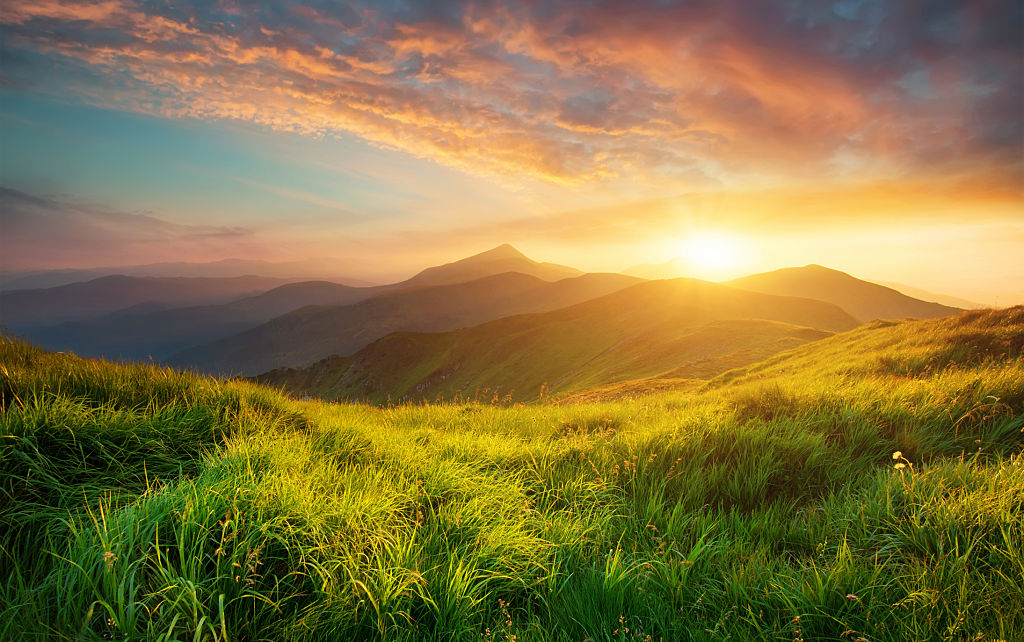
#> input picture DIP/image.jpg, 1024 x 642 px
$ python 7.py
#> lines starting #> are read from the running program, lines starting #| are printed output that depends on the picture
import cv2
import matplotlib
matplotlib.use('Qt5Agg')  # or 'Qt5Agg', or 'GTK3Agg'
from matplotlib import pyplot as plt
# Load images using OpenCV

im = cv2.imread('image.jpg',0)
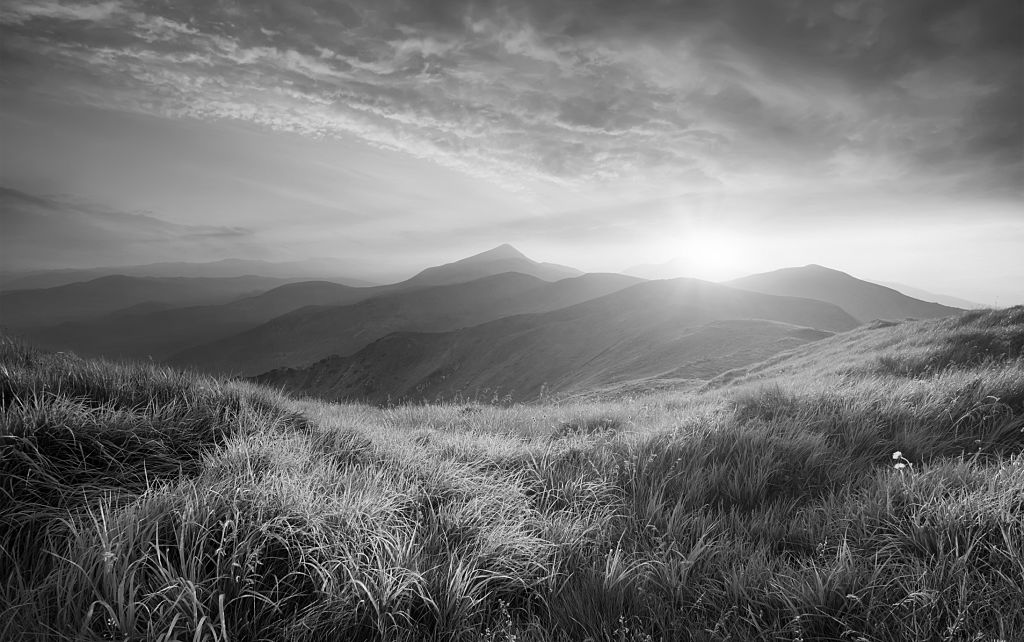
#> im: shape (642, 1024); min 0, max 255, mean 116.5
print(im.shape)
#| (642, 1024)
# Histogram of the original Image
hist_im = cv2.calcHist([im],[0],None,[256],[0,256])
#> hist_im = 256 values, max 4656 at index 88, min 50 at index 255, mean 2568
# Normalize the histogram of the original Image
hist_im=hist_im/hist_im.sum()
#> hist_im = 256 values, max 0.00708 at index 88, min 7.61e-05 at index 255, mean 0.00391
equ_im = cv2.equalizeHist(im)
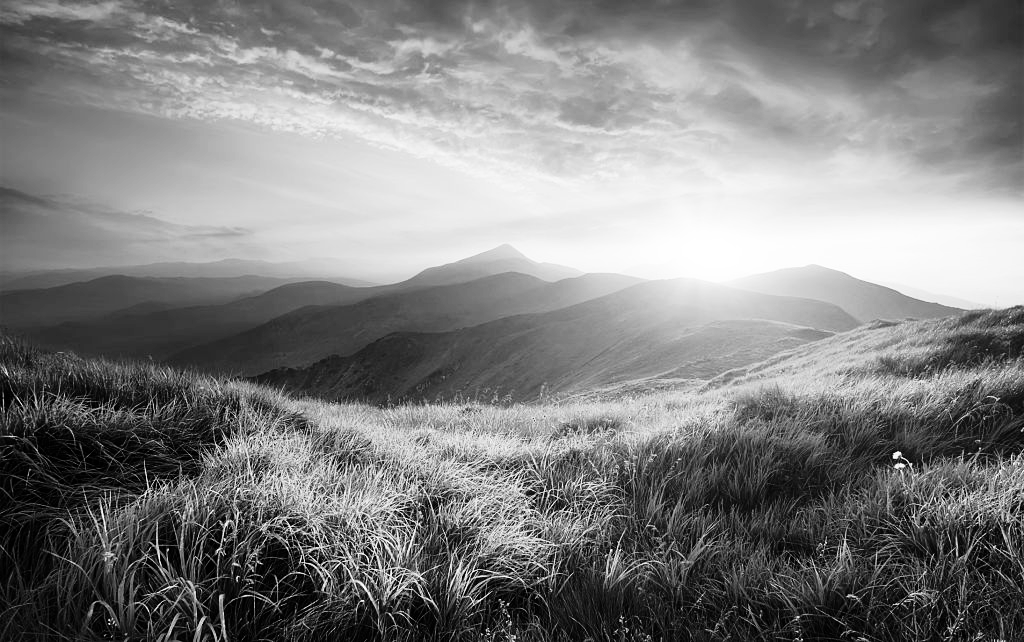
#> equ_im: shape (642, 1024); min 0, max 255, mean 127.6
hist_equ_im = cv2.calcHist([equ_im],[0],None,[256],[0,256])
#> hist_equ_im = 256 values, max 4774 at index 26, min 0 at index 36, mean 2568
hist_equ_im=hist_equ_im/hist_equ_im.sum()
#> hist_equ_im = 256 values, max 0.00726 at index 26, min 0 at index 36, mean 0.00391
fig,axes=plt.subplots(2,2,figsize=(10,8))
axes[0,0].imshow(im,'gray')
axes[0,0].set_title('Original Image')
axes[0,0].axis('off')
axes[0,1].plot(hist_im)
axes[0,1].set_title('Histogram of the Original Image(Normalized)')
axes[0,1].set_xlabel('Intensity')
axes[0,1].set_ylabel('Frequency')
axes[0,1].set_xlim([0, 256])
axes[1,0].imshow(equ_im,'gray')
axes[1,0].set_title('Equalized Image')
axes[1,0].axis('off')
axes[1,1].plot(hist_equ_im)
axes[1,1].set_title('Histogram of the Equalized Image(Normalized)')
axes[1,1].set_xlabel('Intensity')
axes[1,1].set_ylabel('Frequency')
axes[1,1].set_xlim([0, 256])
fig.tight_layout(pad=1.0)
plt.show()
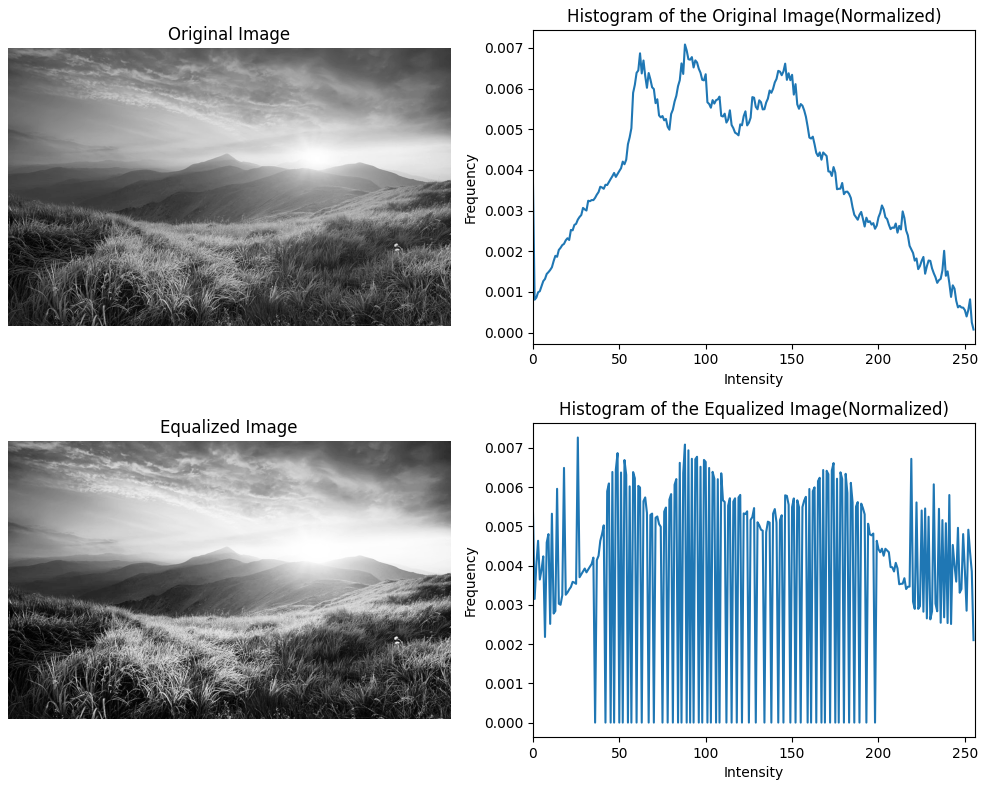
#> figure drawn by matplotlib, 4 panels; panel 2: curve peaks at x = 88, y = 0.00708; panel 4: curve peaks at x = 26, y = 0.00726
cv2.waitKey(0)
cv2.destroyAllWindows()
